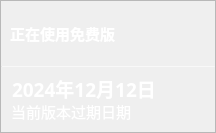
                      <widget class="QFrame" name="frame_top1">
                       <property name="sizePolicy">
                        <sizepolicy hsizetype="Preferred" vsizetype="Preferred">
                         <horstretch>0</horstretch>
                         <verstretch>0</verstretch>
                        </sizepolicy>
                       </property>
                       <property name="minimumSize">
                        <size>
                         <width>216</width>
                         <height>133</height>
                        </size>
                       </property>
                       <property name="maximumSize">
                        <size>
                         <width>16777215</width>
                         <height>150</height>
                        </size>
                       </property>
                       <property name="styleSheet">
                        <string notr="true">
QFrame#frame_top1{
color: rgb(255, 255, 255);
border-radius: 10px;
background-color: qradialgradient(cx:0, cy:0, radius:1, fx:0.1, fy:0.1, stop:0 rgb(162, 129, 247),  stop:1 rgb(119, 111, 252));
border: 1px outset rgb(98, 91, 213);
}
</string>
                       </property>
                       <property name="frameShape">
                        <enum>QFrame::StyledPanel</enum>
                       </property>
                       <property name="frameShadow">
                        <enum>QFrame::Raised</enum>
                       </property>
                       <layout class="QVBoxLayout" name="verticalLayout_5" stretch="0,4,0">
                        <property name="spacing">
                         <number>0</number>
                        </property>
                        <property name="leftMargin">
                         <number>0</number>
                        </property>
                        <property name="topMargin">
                         <number>0</number>
                        </property>
                        <property name="rightMargin">
                         <number>0</number>
                        </property>
                        <property name="bottomMargin">
                         <number>0</number>
                        </property>
                        <item>
                         <widget class="QFrame" name="frame_113">
                          <property name="styleSheet">
                           <string notr="true">border:none;
background-color: transparent;</string>
                          </property>
                          <property name="frameShape">
                           <enum>QFrame::StyledPanel</enum>
                          </property>
                          <property name="frameShadow">
                           <enum>QFrame::Raised</enum>
                          </property>
                          <layout class="QHBoxLayout" name="horizontalLayout_6">
                           <item>
                            <widget class="QPushButton" name="Free_pushButton">
                             <property name="minimumSize">
                              <size>
                               <width>0</width>
                               <height>24</height>
                              </size>
                             </property>
                             <property name="maximumSize">
                              <size>
                               <width>41677</width>
                               <height>48</height>
                              </size>
                             </property>
                             <property name="font">
                              <font>
                               <family>微软雅黑</family>
                               <pointsize>11</pointsize>
                               <weight>75</weight>
                               <bold>true</bold>
                              </font>
                             </property>
                             <property name="cursor">
                              <cursorShape>PointingHandCursor</cursorShape>
                             </property>
                             <property name="focusPolicy">
                              <enum>Qt::NoFocus</enum>
                             </property>
                             <property name="styleSheet">
                              <string notr="true">QPushButton{
	color: rgb(255, 255, 255);
text-align:left;

	border:0px outset rgb(255, 255, 255);
	border-radius:8px;
}
QPushButton:hover {

border:2px outset rgba(36, 36, 36,0);
}
QPushButton:pressed {

border:4px outset rgba(36, 36, 36,0);
}
</string>
                             </property>
                             <property name="text">
                              <string>正在使用免费版</string>
                             </property>
                             <property name="icon">
                              <iconset>
                               <normaloff>resources/img/小标/小标-免费试用版本.svg</normaloff>resources/img/小标/小标-免费试用版本.svg</iconset>
                             </property>
                            </widget>
                           </item>
                          </layout>
                         </widget>
                        </item>
                        <item>
                         <widget class="Line" name="line_6">
                          <property name="maximumSize">
                           <size>
                            <width>16777215</width>
                            <height>1</height>
                           </size>
                          </property>
                          <property name="styleSheet">
                           <string notr="true">background-color: rgba(255, 255, 255, 89);</string>
                          </property>
                          <property name="orientation">
                           <enum>Qt::Horizontal</enum>
                          </property>
                         </widget>
                        </item>
                        <item>
                         <widget class="QFrame" name="frame_114">
                          <property name="styleSheet">
                           <string notr="true">border:none;
background-color: transparent;</string>
                          </property>
                          <property name="frameShape">
                           <enum>QFrame::StyledPanel</enum>
                          </property>
                          <property name="frameShadow">
                           <enum>QFrame::Raised</enum>
                          </property>
                          <layout class="QVBoxLayout" name="verticalLayout_6">
                           <property name="spacing">
                            <number>0</number>
                           </property>
                           <property name="leftMargin">
                            <number>0</number>
                           </property>
                           <property name="topMargin">
                            <number>0</number>
                           </property>
                           <property name="rightMargin">
                            <number>0</number>
                           </property>
                           <property name="bottomMargin">
                            <number>0</number>
                           </property>
                           <item alignment="Qt::AlignBottom">
                            <widget class="QLabel" name="label_5">
                             <property name="maximumSize">
                              <size>
                               <width>16777215</width>
                               <height>24</height>
                              </size>
                             </property>
                             <property name="font">
                              <font>
                               <family>微软雅黑</family>
                               <pointsize>14</pointsize>
                               <weight>75</weight>
                               <bold>true</bold>
                              </font>
                             </property>
                             <property name="styleSheet">
                              <string notr="true">color: rgb(255, 255, 255);
padding-left:6px;</string>
                             </property>
                             <property name="text">
                              <string>2024年12月12日</string>
                             </property>
                             <property name="alignment">
                              <set>Qt::AlignLeading|Qt::AlignLeft|Qt::AlignVCenter</set>
                             </property>
                            </widget>
                           </item>
                           <item alignment="Qt::AlignTop">
                            <widget class="QLabel" name="label_6">
                             <property name="maximumSize">
                              <size>
                               <width>16777215</width>
                               <height>24</height>
                              </size>
                             </property>
                             <property name="font">
                              <font>
                               <family>微软雅黑</family>
                               <pointsize>11</pointsize>
                               <underline>false</underline>
                              </font>
                             </property>
                             <property name="styleSheet">
                              <string notr="true">color: rgb(255, 255, 255);
padding-left:6px;</string>
                             </property>
                             <property name="text">
                              <string>当前版本过期日期</string>
                             </property>
                             <property name="alignment">
                              <set>Qt::AlignLeading|Qt::AlignLeft|Qt::AlignVCenter</set>
                             </property>
                            </widget>
                           </item>
                          </layout>
                         </widget>
                        </item>
                       </layout>
                      </widget>
